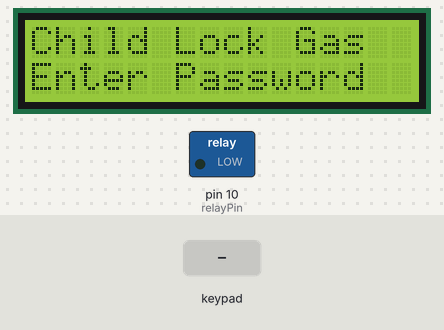
Simulated run of this sketch. Board: Arduino Uno, built with avr-gcc and run on an emulated ATmega328P. Shown: 16×2 character LCD, switched loads named in the sketch (green lamp = pin HIGH). The inputs (shaded band) are chosen by the test bench.

Above: at 1.2 s.
1.3 s: keypad keys 1 2 3 4 pressed 0.4 s apart
At 3.6 s:
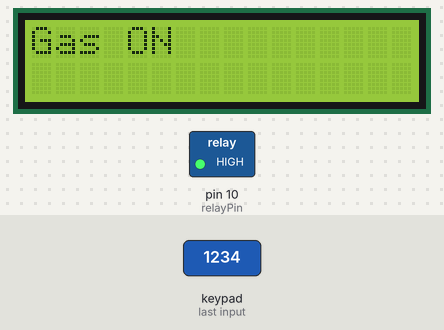
5.9 s: key '1' pressed
At 7.1 s:
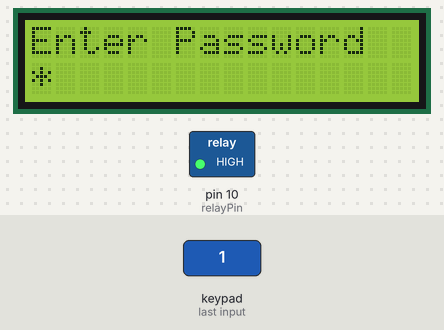
7.4 s: keypad keys 1 2 3 4 # pressed 0.4 s apart
At 9.5 s:
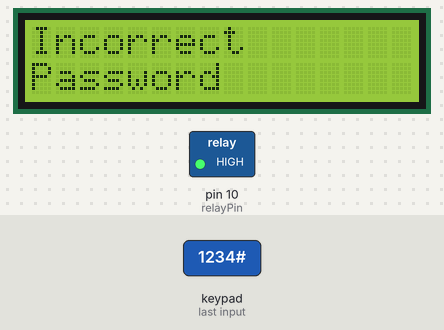
11.7 s: key '2' pressed
At 12.9 s:
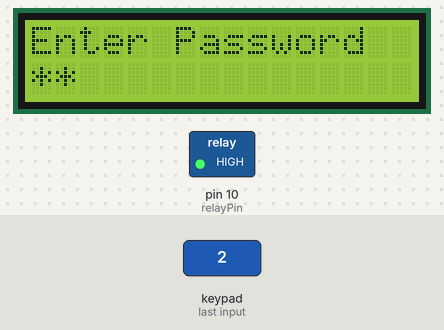
13.2 s: key '3' pressed
At 14.1 s:
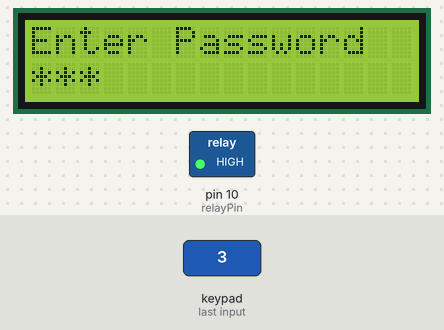
Timing chart, 0 to 15.7 s (numbered marks = the images above; inputs shaded):
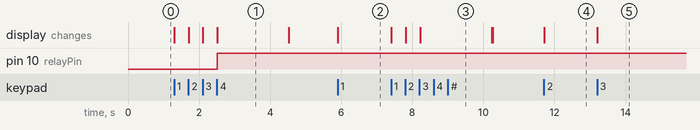

The sketch:

Child-lock-gas-stove.ino
```cpp
#include <Keypad.h>
#include <Wire.h>
#include <LiquidCrystal_I2C.h>

LiquidCrystal_I2C lcd(0x27, 16, 2);

// Keypad setup
const byte ROWS = 4;
const byte COLS = 4;

char keys[ROWS][COLS] = {
  {'1','2','3','A'},
  {'4','5','6','B'},
  {'7','8','9','C'},
  {'*','0','#','D'}
};

byte rowPins[ROWS] = {2, 3, 4, 5};
byte colPins[COLS] = {6, 7, 8, 9};

Keypad keypad = Keypad(makeKeymap(keys), rowPins, colPins, ROWS, COLS);

const int relayPin = 10;
String password = "1234";
String input = "";

bool gasState = false;

void setup() {
  pinMode(relayPin, OUTPUT);
  digitalWrite(relayPin, LOW);

  lcd.init();
  lcd.backlight();

  lcd.setCursor(0,0);
  lcd.print("Child Lock Gas");
  lcd.setCursor(0,1);
  lcd.print("Enter Password");
}

void loop() {

  char key = keypad.getKey();

  if (key) {

    if (key >= '0' && key <= '9') {
      input += key;
      lcd.setCursor(input.length()-1,1);
      lcd.print("*");
    }

    if (input.length() == 4) {

      lcd.clear();

      if (input == password) {

        gasState = !gasState;

        if (gasState) {
          digitalWrite(relayPin, HIGH);
          lcd.print("Gas ON");
        }
        else {
          digitalWrite(relayPin, LOW);
          lcd.print("Gas OFF");
        }
      }
      else {
        lcd.print("Incorrect");
        lcd.setCursor(0,1);
        lcd.print("Password");
      }

      delay(2000);

      lcd.clear();
      lcd.print("Enter Password");
      input = "";
    }
  }
}
```

Measured:
- after the input at 1.3 s, pin 10 (relayPin): LOW → HIGH after 1.2 s; the display: first changes at once (image 1 shows a later state)
- after the input at 5.9 s, the display: changes at once (image 2)
- after the input at 7.4 s, the display: first changes at once (image 3 shows a later state)
- after the input at 11.7 s, the display: changes at once (image 4)
- after the input at 13.2 s, the display: changes at once (image 5)
- what the display in image 1 shows lasts 2.0 s, from 2.5 s to 4.5 s
